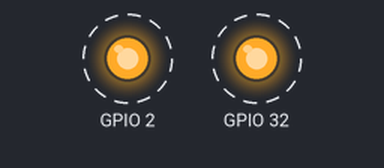
Bench run of a program on a simulated ESP32. Parts: output pins drawn as LEDs (lit = HIGH). Dashed ring = blinking. WiFi joins after 1.5 s; servers stay silent unless stated; not simulated (calls return 0 or success): ./env.h; what the program prints to the serial monitor is not drawn.

Above: at 2.65 s.
Timing chart, 0 to 7.1 s (numbered marks = the images above):
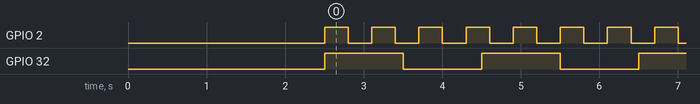

The program:

main.cpp
```cpp
#include <Arduino.h>
#include <HTTPClient.h>
#include <WiFi.h>

#include "./env.h"

#if CONFIG_FREERTOS_UNICORE
static const BaseType_t app_cpu = 0;
#else
static const BaseType_t app_cpu = 1;
#endif

struct led_data {
  uint8_t pin;
  unsigned int delay;
};

struct server_address {
  String host_name;
};

static TaskHandle_t task_1 = NULL;
static TaskHandle_t task_2 = NULL;

static led_data led_1 = {2, 300};    // BUILT_IN LED
static led_data led_2 = {32, 1000};  // DIGITAL LED

static const server_address server = {.host_name = SERVER_HOST};

WiFiClient client;

unsigned long lastTime = 0;
unsigned long timerDelay = 5000;

void toggleLED(void *parameter) {
  led_data led = *(led_data *)parameter;

  while (true) {
    digitalWrite(led.pin, HIGH);
    vTaskDelay(led.delay / portTICK_PERIOD_MS);
    digitalWrite(led.pin, LOW);
    vTaskDelay(led.delay / portTICK_PERIOD_MS);
  }
}

void setup() {
  Serial.begin(9600);
  vTaskDelay(1000 / portTICK_PERIOD_MS);

  WiFi.begin(SSID, PASSWORD);
  while (WiFi.status() != WL_CONNECTED) {
    vTaskDelay(500 / portTICK_PERIOD_MS);
    Serial.println("Connecting to WiFi..");
  }
  WiFi.mode(WIFI_MODE_STA);
  Serial.println(WiFi.macAddress());
  Serial.println(WiFi.localIP());

  pinMode(led_1.pin, OUTPUT);
  pinMode(led_2.pin, OUTPUT);

  xTaskCreatePinnedToCore(toggleLED, "toggleLED1", 1024, &led_1, 1, &task_1,
                          app_cpu);
  xTaskCreatePinnedToCore(toggleLED, "toggleLED2", 1024, &led_2, 1, &task_2,
                          app_cpu);
}

void loop() {
  if ((millis() - lastTime) > timerDelay) {
    // Check WiFi connection status
    if (WiFi.status() == WL_CONNECTED) {
      HTTPClient http;

      String serverPath = server.host_name;
      Serial.println(serverPath);

      // Your Domain name with URL path or IP address with path
      http.begin(serverPath.c_str());

      // Send HTTP GET request
      int httpResponseCode = http.GET();

      if (httpResponseCode > 0) {
        Serial.print("HTTP Response code: ");
        Serial.println(httpResponseCode);
        String payload = http.getString();
        Serial.println(payload);
      } else {
        Serial.print("Error code: ");
        Serial.println(httpResponseCode);
      }
      // Free resources
      http.end();
    } else {
      Serial.println("WiFi Disconnected");
    }
    lastTime = millis();
  }
}
```

Measured:
- by itself, GPIO 2: alternates HIGH for 0.30 s and LOW for 0.30 s
- by itself, GPIO 32: alternates HIGH for 1.0 s and LOW for 1.0 s
- by itself, everything shown: repeats every 6.0 s, in 24 steps
